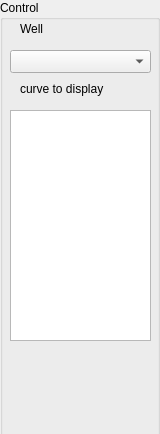
<?xml version="1.0" encoding="UTF-8"?>
<ui version="4.0">
 <class>well_Log_View_Control</class>
 <widget class="QWidget" name="well_Log_View_Control">
  <property name="geometry">
   <rect>
    <x>0</x>
    <y>0</y>
    <width>160</width>
    <height>434</height>
   </rect>
  </property>
  <property name="sizePolicy">
   <sizepolicy hsizetype="Fixed" vsizetype="Preferred">
    <horstretch>0</horstretch>
    <verstretch>0</verstretch>
   </sizepolicy>
  </property>
  <property name="minimumSize">
   <size>
    <width>160</width>
    <height>0</height>
   </size>
  </property>
  <property name="maximumSize">
   <size>
    <width>160</width>
    <height>16777215</height>
   </size>
  </property>
  <property name="windowTitle">
   <string>Form</string>
  </property>
  <widget class="QGroupBox" name="groupBox">
   <property name="geometry">
    <rect>
     <x>0</x>
     <y>0</y>
     <width>160</width>
     <height>489</height>
    </rect>
   </property>
   <property name="sizePolicy">
    <sizepolicy hsizetype="Fixed" vsizetype="Preferred">
     <horstretch>0</horstretch>
     <verstretch>0</verstretch>
    </sizepolicy>
   </property>
   <property name="minimumSize">
    <size>
     <width>160</width>
     <height>300</height>
    </size>
   </property>
   <property name="maximumSize">
    <size>
     <width>160</width>
     <height>16777215</height>
    </size>
   </property>
   <property name="title">
    <string>Control</string>
   </property>
   <widget class="QComboBox" name="well_ComboBox">
    <property name="geometry">
     <rect>
      <x>10</x>
      <y>50</y>
      <width>141</width>
      <height>23</height>
     </rect>
    </property>
   </widget>
   <widget class="QLabel" name="label">
    <property name="geometry">
     <rect>
      <x>20</x>
      <y>20</y>
      <width>59</width>
      <height>17</height>
     </rect>
    </property>
    <property name="text">
     <string>Well</string>
    </property>
   </widget>
   <widget class="QLabel" name="label_2">
    <property name="geometry">
     <rect>
      <x>20</x>
      <y>80</y>
      <width>101</width>
      <height>17</height>
     </rect>
    </property>
    <property name="text">
     <string>curve to display</string>
    </property>
   </widget>
   <widget class="QListWidget" name="curve_listWidget">
    <property name="geometry">
     <rect>
      <x>10</x>
      <y>110</y>
      <width>141</width>
      <height>231</height>
     </rect>
    </property>
   </widget>
  </widget>
 </widget>
 <resources/>
 <connections/>
</ui>
